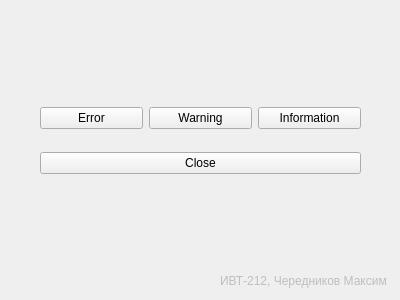
<?xml version="1.0" encoding="UTF-8"?>
<ui version="4.0">
 <class>Lab6</class>
 <widget class="QWidget" name="Lab6">
  <property name="geometry">
   <rect>
    <x>0</x>
    <y>0</y>
    <width>400</width>
    <height>300</height>
   </rect>
  </property>
  <property name="windowTitle">
   <string>Form</string>
  </property>
  <widget class="QWidget" name="layoutWidget">
   <property name="geometry">
    <rect>
     <x>40</x>
     <y>90</y>
     <width>321</width>
     <height>101</height>
    </rect>
   </property>
   <layout class="QVBoxLayout" name="verticalLayout">
    <item>
     <layout class="QHBoxLayout" name="horizontalLayout">
      <item>
       <widget class="QPushButton" name="btn_error">
        <property name="text">
         <string>Error</string>
        </property>
       </widget>
      </item>
      <item>
       <widget class="QPushButton" name="btn_warning">
        <property name="text">
         <string>Warning</string>
        </property>
       </widget>
      </item>
      <item>
       <widget class="QPushButton" name="btn_information">
        <property name="text">
         <string>Information</string>
        </property>
       </widget>
      </item>
     </layout>
    </item>
    <item>
     <widget class="QPushButton" name="btn_close">
      <property name="text">
       <string>Close</string>
      </property>
     </widget>
    </item>
   </layout>
  </widget>
  <widget class="QLabel" name="label">
   <property name="enabled">
    <bool>false</bool>
   </property>
   <property name="geometry">
    <rect>
     <x>220</x>
     <y>270</y>
     <width>171</width>
     <height>21</height>
    </rect>
   </property>
   <property name="text">
    <string>ИВТ-212, Чередников Максим</string>
   </property>
  </widget>
 </widget>
 <resources/>
 <connections/>
</ui>
